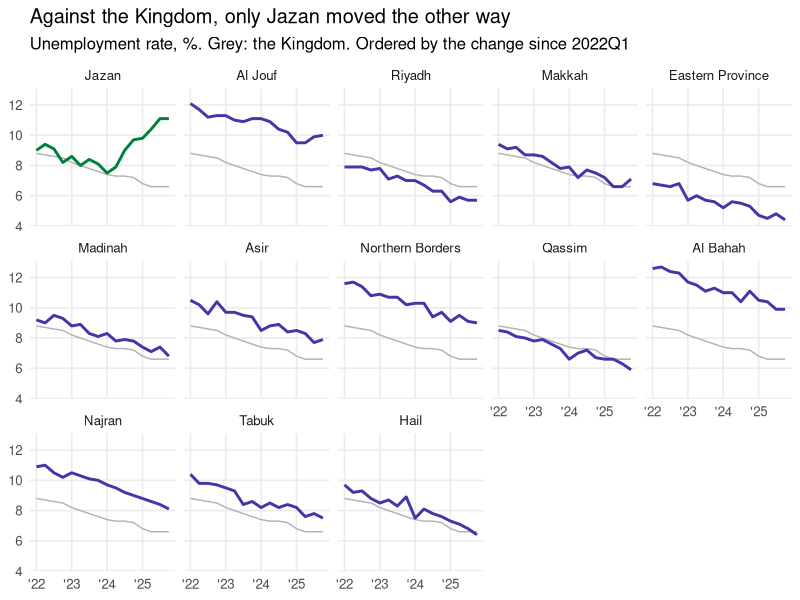

This chart was generated by the following R code:
## ---- chunk 1
#| include: false
library(tidyverse)
all <- read_csv("unemployment.csv")
rates <- all |>
  filter(region != "Kingdom") |>
  group_by(region) |>
  mutate(change = last(rate) - first(rate)) |>
  ungroup() |>
  mutate(region = fct_reorder(region, change,
                              .desc = TRUE))
riser <- rates |>
  filter(change > 0) |>
  distinct(region) |>
  pull(region)
kingdom <- all |>
  filter(region == "Kingdom") |>
  select(-region)
## ---- chunk 2
#| fig-width: 8
#| fig-height: 5.5
ggplot(rates, aes(date, rate)) +
  geom_line(data = kingdom, colour = "grey70") +
  geom_line(aes(colour = change > 0), linewidth = 1) +
  facet_wrap(vars(region), ncol = 5) +
  scale_colour_manual(values = c(`TRUE` = "#00803A",
                                 `FALSE` = "#4137A8"),
                      guide = "none") +
  scale_x_date(date_breaks = "1 year",
               date_labels = "'%y") +
  labs(title = str_glue(
         "Against the Kingdom, only {riser} ",
         "moved the other way"),
       subtitle = str_glue(
         "Unemployment rate, %. Grey: the Kingdom. ",
         "Ordered by the change since ",
         "{min(rates$quarter)}"),
       x = NULL, y = NULL) +
  theme_minimal(base_size = 12) +
  theme(panel.grid.minor = element_blank())
